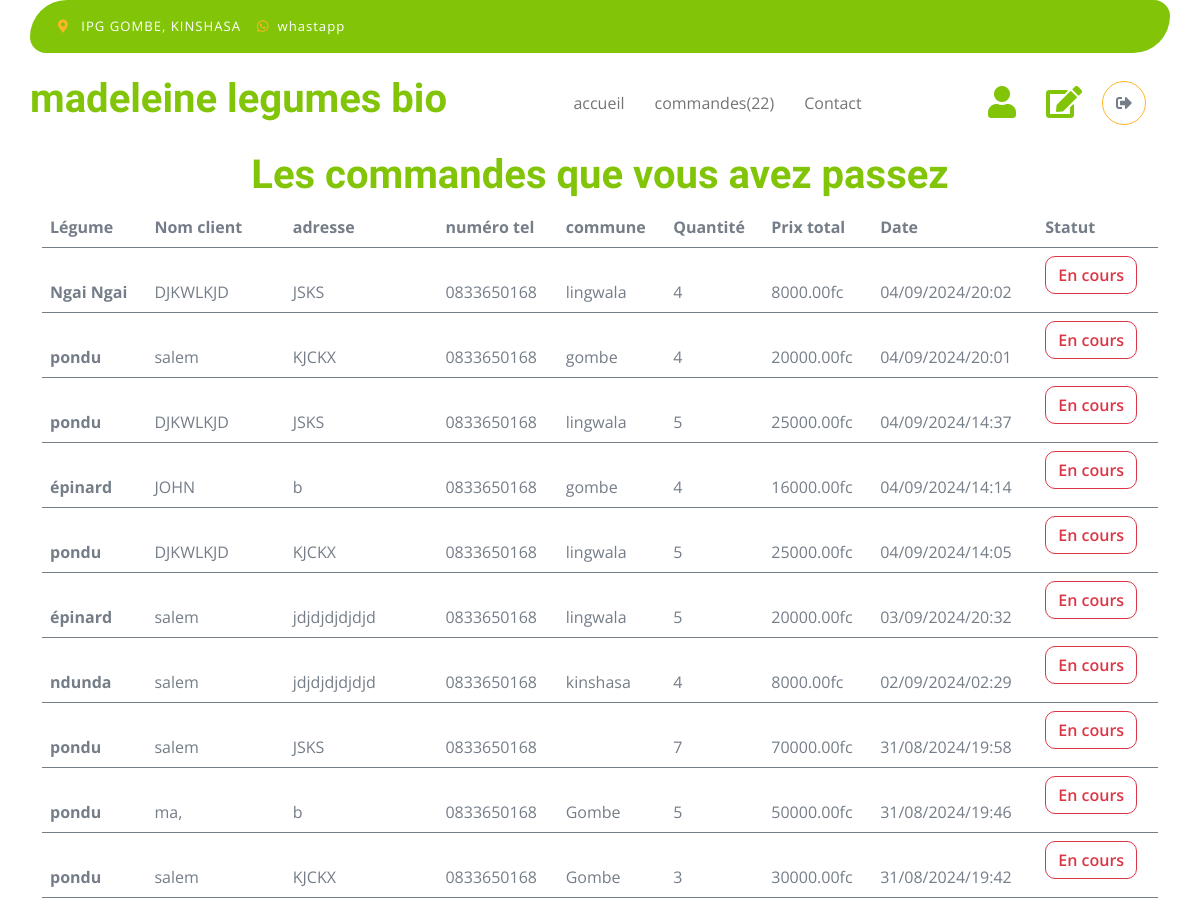
The app's page /accounts/seeallcommands/ (signed in, upper part), older data.
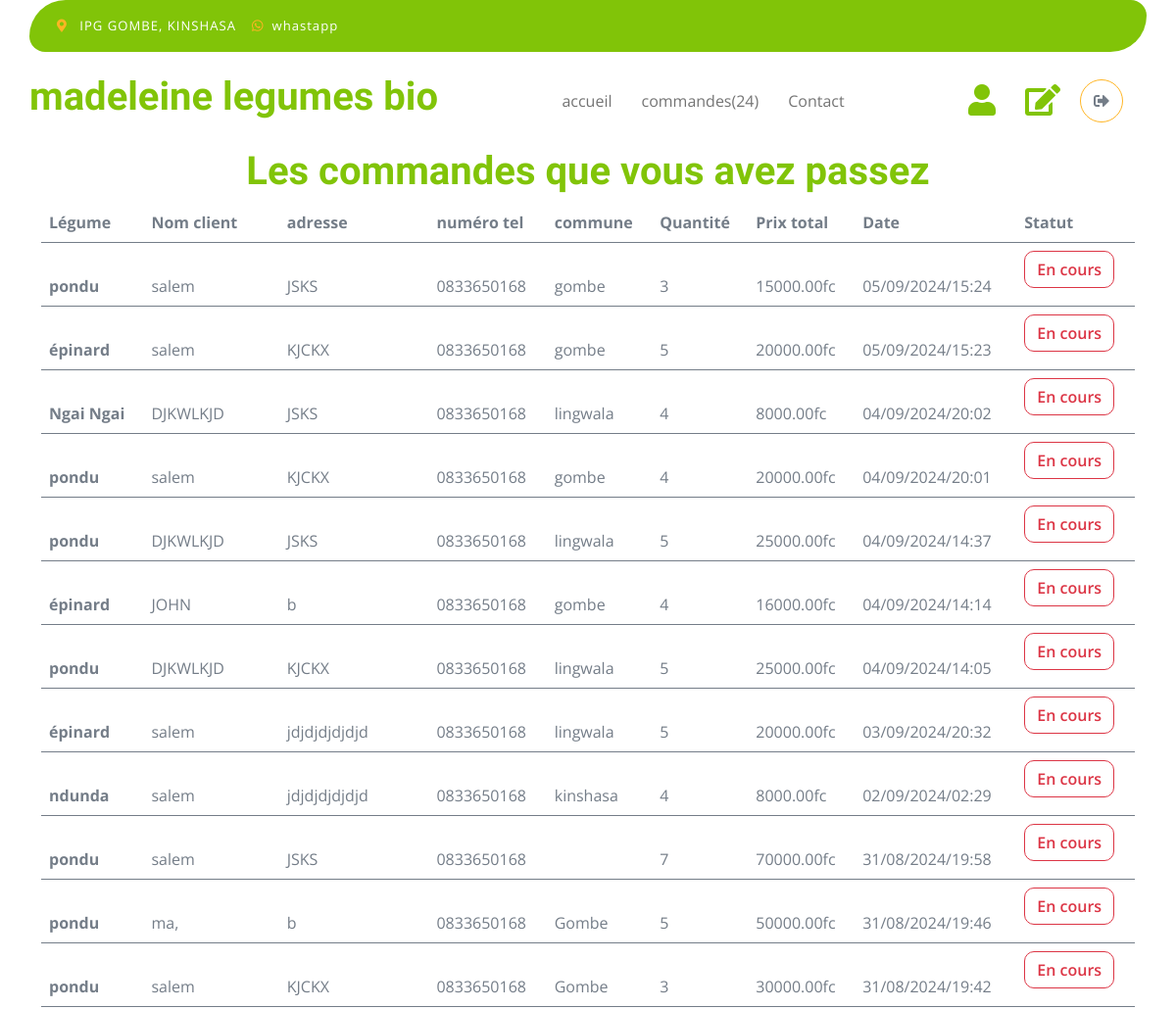
The same page, newer data.
### vegetable_shop/models.py (models this page shows, shortened)
class Command(models.Model):
    user = models.ForeignKey(User, on_delete=models.CASCADE, default=1)
    vegetable = models.ForeignKey('Vegetable', on_delete=models.CASCADE)
    quantity = models.IntegerField()
    amount = models.DecimalField(max_digits=10, decimal_places=2, default=0)
    name_client = models.CharField(max_length=100)
    commune_client = models.CharField(max_length=200)
    address_client = models.CharField(max_length=200)
    date_command = models.DateTimeField(default=datetime.now)
    statut = models.CharField(max_length=50, default='En cours')

class Vegetable(models.Model):
       name = models.CharField(max_length=100)
       description = models.TextField()
       picture = models.ImageField(upload_to='pictures', blank=True)
       price = models.DecimalField(max_digits=10, decimal_places=2)
       stock = models.IntegerField()
       date_add = models.DateTimeField(auto_now_add=True)
       def __str__(self):
           return self.name

### accounts/models.py (models this page shows, shortened)
class Profile(models.Model):
    user = models.OneToOneField(User, on_delete=models.CASCADE)
    phone_number = models.CharField(max_length=15, blank=True)
    commune =  models.CharField(max_length=100, blank=True)

### accounts/views.py (the view)
# urls.py: path('seeallcommands/', views.seeallcommands, name='seeallcommands'),
@permission_required('vegetable_shop.change_command')
def seeallcommands(request):
    ongoing_commands = Command.objects.filter(statut='En cours').order_by('-date_command')
    other_commands = Command.objects.exclude(statut='En cours').order_by('-date_command')
    all_commands = list(ongoing_commands) + list(other_commands)
    total_commands = Command.objects.filter(statut= 'En cours').count()
    return render(request, 'accounts/seeallcommands.html', {'commands': all_commands, 'total_commands': total_commands})

### accounts/templates/accounts/seeallcommands.html (shortened to what the changed rows need)
{% load static %}
<!DOCTYPE html>
<html lang="en">
    <head>
        <link rel="stylesheet" href="https://use.fontawesome.com/releases/v5.15.4/css/all.css"/>
        <link href="https://cdn.jsdelivr.net/npm/bootstrap-icons@1.4.1/font/bootstrap-icons.css" rel="stylesheet">
        <link href="https://cdnjs.cloudflare.com/ajax/libs/animate.css/4.1.1/animate.min.css" rel="stylesheet">
        <link href="https://unpkg.com/aos@2.3.1/dist/aos.css" rel="stylesheet">
        <link href="{% static 'css/bootstrap.min.css' %}" rel="stylesheet">
        <link href="{% static 'css/style.css' %}" rel="stylesheet">
    </head>
    <body>
        <div class="container-fluid fixed-top">
            <div class="container px-0">
                <nav class="navbar navbar-light bg-white navbar-expand-xl">
                    <a href="/" class="navbar-brand"><h1 class="text-primary display-6 animate__animated animate__fadeInLeft">madeleine legumes bio</h1></a>
                    <div class="collapse navbar-collapse bg-white" id="navbarCollapse">
                        <div class="navbar-nav mx-auto">
                            <a href="{% url 'vegetable_shop:index' %}" class="nav-item nav-link animate__animated animate__fadeInDown">accueil</a>
                            {% if user.is_staff %}
                            <a href="{% url 'accounts:seeallcommands' %}" class="nav-item nav-link animate__animated animate__fadeInDown" style="animation-delay: 0.1s;">commandes({{total_commands}})</a>
                            {% else %}
                            <a href="{% url 'vegetable_shop:commands' %}" class="nav-item nav-link animate__animated animate__fadeInDown" style="animation-delay: 0.1s;">commandes</a>
                            {% endif %}
                            <a href="{% url 'vegetable_shop:contact' %}" class="nav-item nav-link animate__animated animate__fadeInDown" style="animation-delay: 0.2s;">Contact</a>
                        </div>
                    </div>
                </nav>
            </div>
        </div>
        <div class="container py-5 mt-5" id="seecommands" style="position:relative; top: 55px;">
            {% block content %}
            <h1 class="text-primary text-center animate__animated animate__fadeInDown">Les commandes que vous avez passez</h1>
            <div class="table-responsive animate__animated animate__fadeIn" style="animation-delay: 0.5s;">
                <table class="table">
                    <thead>
                      <tr>
                        <th scope="col">Légume</th>
                        <th scope="col">Nom client</th>
                        <th scope="col">adresse</th>
                        <th scope="col">numéro tel</th>
                        <th scope="col">commune</th>
                        <th scope="col">Quantité</th>
                        <th scope="col">Prix total</th>
                        <th scope="col">Date</th>
                        <th scope="col">Statut</th>
                      </tr>
                    </thead>
                    {% for command in commands %}
                    <tbody>
                        <tr class="animate__animated animate__fadeInUp" >
                            <th scope="row">
                                <p class="mb-0 mt-4">{{command.vegetable}}</p>
                            </th>
                            <td>
                                <p class="mb-0 mt-4">{{ command.name_client }}</p>
                            </td>
                            <td>
                                <p class="mb-0 mt-4">{{command.address_client}}</p>
                            </td>
                            <td>
                                <p class="mb-0 mt-4">{{command.user.profile.phone_number}}</p>
                            </td>
                            <td>
                                <p class="mb-0 mt-4">{{command.commune_client}}</p>
                            </td>
                            <td>
                               <p class="mb-0 mt-4">{{command.quantity}}</p>
                            </td>
                            <td>
                                <p class="mb-0 mt-4"> {{command.amount}}fc </p>
                            </td>
                            <td>
                                <p class="mb-0 mt-4"> {{ command.date_command|date:"d/m/Y/H:i" }} </p>
                            </td>
                            {% if command.statut == 'effectué' %}
                            {% with color_statut='btn-link' %}
                                <td>
                                    <a href="{% url 'accounts:update_status' command.id %}" class="btn {{ color_statut }} statut animate__animated animate__pulse animate__infinite" data-id="{{ command.id }}"> {{ command.statut }} </a>
                                </td>
                            {% endwith %}
                        {% else %}
                            {% with color_statut='btn-outline-danger' %}
                                <td>
                                    <a href="{% url 'accounts:update_status' command.id %}" class="btn {{ color_statut }} statut animate__animated animate__pulse animate__infinite" data-id="{{ command.id }}"> {{ command.statut }} </a>
                                </td>
                            {% endwith %}
                        {% endif %}
                        </tr>
                    </tbody>
                    {% empty %}
                    <h3 class="text-center animate__animated animate__fadeIn" style="animation-delay: 0.5s;">Aucune commande n'a encore été passée</h3>
                    {% endfor %}
                </table>
            </div>
            {% endblock %}
        </div>
</body>
</html>

Row changes from the older to the newer data that the page shows:
added Command: vegetable "pondu", name_client "salem", address_client "JSKS", user.profile.phone_number "0833650168", commune_client "gombe", quantity "3", amount "15000.00", date_command "05/09/2024/15:24", statut "En cours"
added Command: vegetable "épinard", name_client "salem", address_client "KJCKX", user.profile.phone_number "0833650168", commune_client "gombe", quantity "5", amount "20000.00", date_command "05/09/2024/15:23", statut "En cours"
Text that changed along with them:
{{ total_commands }}: "22" → "24"
